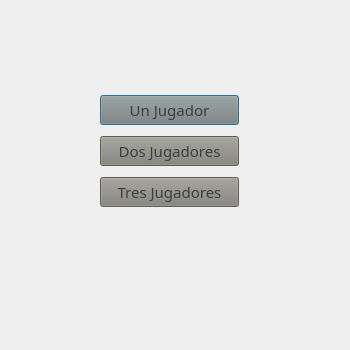
<?xml version="1.0" encoding="UTF-8"?>
<ui version="4.0">
 <class>Options</class>
 <widget class="QDialog" name="Options">
  <property name="geometry">
   <rect>
    <x>0</x>
    <y>0</y>
    <width>350</width>
    <height>350</height>
   </rect>
  </property>
  <property name="minimumSize">
   <size>
    <width>350</width>
    <height>350</height>
   </size>
  </property>
  <property name="maximumSize">
   <size>
    <width>350</width>
    <height>350</height>
   </size>
  </property>
  <property name="windowTitle">
   <string>Cantidad de Jugadores</string>
  </property>
  <widget class="QWidget" name="layoutWidget">
   <property name="geometry">
    <rect>
     <x>100</x>
     <y>90</y>
     <width>139</width>
     <height>124</height>
    </rect>
   </property>
   <property name="font">
    <font>
     <family>Segoe UI Symbol</family>
     <pointsize>12</pointsize>
     <bold>false</bold>
    </font>
   </property>
   <layout class="QVBoxLayout" name="verticalLayout">
    <item>
     <widget class="QPushButton" name="OnePlayer">
      <property name="font">
       <font>
        <family>Rockwell</family>
        <pointsize>11</pointsize>
        <italic>false</italic>
        <bold>false</bold>
       </font>
      </property>
      <property name="styleSheet">
       <string notr="true">font: 11pt &quot;Rockwell&quot;;
background-color: rgb(130, 129, 122);
border-color: rgb(0, 0, 0);
color: rgb(61, 61, 61);
selection-color: rgb(255, 255, 255);</string>
      </property>
      <property name="text">
       <string>Un Jugador</string>
      </property>
     </widget>
    </item>
    <item>
     <widget class="QPushButton" name="TwoPlayers">
      <property name="font">
       <font>
        <family>Rockwell</family>
        <pointsize>11</pointsize>
        <italic>false</italic>
        <bold>false</bold>
       </font>
      </property>
      <property name="styleSheet">
       <string notr="true">font: 11pt &quot;Rockwell&quot;;
background-color: rgb(130, 129, 122);
border-color: rgb(0, 0, 0);
color: rgb(61, 61, 61);
selection-color: rgb(255, 255, 255);</string>
      </property>
      <property name="text">
       <string>Dos Jugadores</string>
      </property>
     </widget>
    </item>
    <item>
     <widget class="QPushButton" name="TresJugadores">
      <property name="font">
       <font>
        <family>Rockwell</family>
        <pointsize>11</pointsize>
        <italic>false</italic>
        <bold>false</bold>
       </font>
      </property>
      <property name="styleSheet">
       <string notr="true">font: 11pt &quot;Rockwell&quot;;
background-color: rgb(130, 129, 122);
border-color: rgb(0, 0, 0);
color: rgb(61, 61, 61);
selection-color: rgb(255, 255, 255);</string>
      </property>
      <property name="text">
       <string>Tres Jugadores</string>
      </property>
     </widget>
    </item>
   </layout>
  </widget>
  <widget class="QLabel" name="label_opci">
   <property name="geometry">
    <rect>
     <x>0</x>
     <y>0</y>
     <width>351</width>
     <height>351</height>
    </rect>
   </property>
   <property name="text">
    <string/>
   </property>
   <property name="scaledContents">
    <bool>true</bool>
   </property>
  </widget>
  <zorder>label_opci</zorder>
  <zorder>layoutWidget</zorder>
 </widget>
 <resources/>
 <connections/>
</ui>
